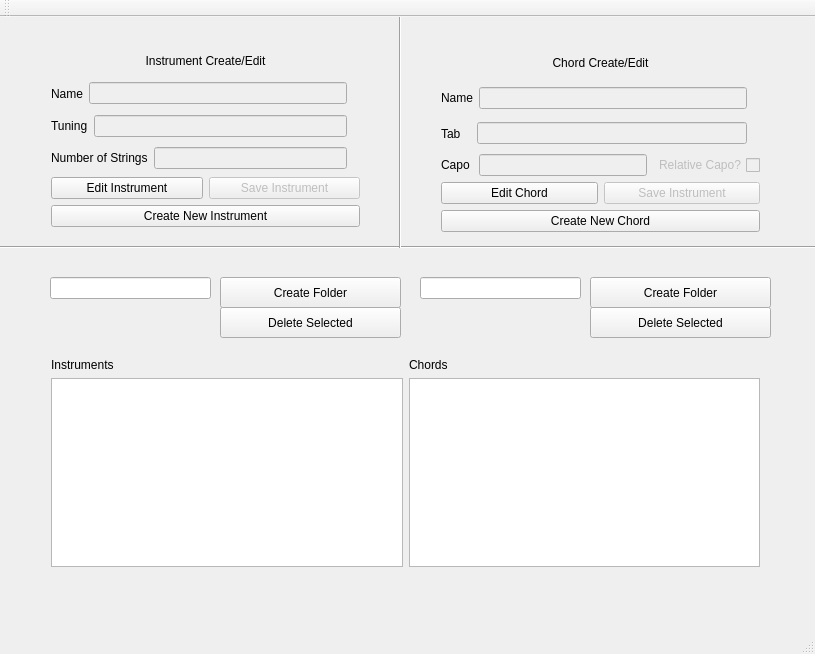
<?xml version="1.0" encoding="UTF-8"?>
<ui version="4.0">
 <class>MainWindow</class>
 <widget class="QMainWindow" name="MainWindow">
  <property name="geometry">
   <rect>
    <x>0</x>
    <y>0</y>
    <width>815</width>
    <height>654</height>
   </rect>
  </property>
  <property name="windowTitle">
   <string>Smart Guitar Chords</string>
  </property>
  <widget class="QWidget" name="centralWidget">
   <widget class="QWidget" name="layoutWidget">
    <property name="geometry">
     <rect>
      <x>40</x>
      <y>330</y>
      <width>731</width>
      <height>231</height>
     </rect>
    </property>
    <layout class="QHBoxLayout" name="horizontalLayout">
     <item>
      <layout class="QVBoxLayout" name="verticalLayout">
       <item>
        <widget class="QLabel" name="label">
         <property name="text">
          <string>Instruments</string>
         </property>
        </widget>
       </item>
       <item>
        <widget class="QTreeView" name="InstrumentTree">
         <attribute name="headerVisible">
          <bool>true</bool>
         </attribute>
         <attribute name="headerDefaultSectionSize">
          <number>150</number>
         </attribute>
         <attribute name="headerStretchLastSection">
          <bool>true</bool>
         </attribute>
        </widget>
       </item>
      </layout>
     </item>
     <item>
      <layout class="QVBoxLayout" name="verticalLayout_2">
       <item>
        <widget class="QLabel" name="label_2">
         <property name="text">
          <string>Chords</string>
         </property>
        </widget>
       </item>
       <item>
        <widget class="QTreeView" name="ChordTree">
         <attribute name="headerDefaultSectionSize">
          <number>150</number>
         </attribute>
        </widget>
       </item>
      </layout>
     </item>
    </layout>
   </widget>
   <widget class="QLabel" name="statusbar">
    <property name="geometry">
     <rect>
      <x>40</x>
      <y>580</y>
      <width>731</width>
      <height>16</height>
     </rect>
    </property>
    <property name="text">
     <string/>
    </property>
   </widget>
   <widget class="QPushButton" name="chord_folder_button">
    <property name="geometry">
     <rect>
      <x>590</x>
      <y>260</y>
      <width>181</width>
      <height>31</height>
     </rect>
    </property>
    <property name="text">
     <string>Create Folder</string>
    </property>
   </widget>
   <widget class="QPushButton" name="inst_folder_button">
    <property name="geometry">
     <rect>
      <x>220</x>
      <y>260</y>
      <width>181</width>
      <height>31</height>
     </rect>
    </property>
    <property name="text">
     <string>Create Folder</string>
    </property>
   </widget>
   <widget class="QLineEdit" name="inst_folder_name">
    <property name="geometry">
     <rect>
      <x>50</x>
      <y>260</y>
      <width>161</width>
      <height>22</height>
     </rect>
    </property>
   </widget>
   <widget class="QLineEdit" name="chord_folder_name">
    <property name="geometry">
     <rect>
      <x>420</x>
      <y>260</y>
      <width>161</width>
      <height>22</height>
     </rect>
    </property>
   </widget>
   <widget class="QPushButton" name="del_inst_button">
    <property name="geometry">
     <rect>
      <x>220</x>
      <y>290</y>
      <width>181</width>
      <height>31</height>
     </rect>
    </property>
    <property name="text">
     <string>Delete Selected</string>
    </property>
   </widget>
   <widget class="QPushButton" name="del_chord_button">
    <property name="geometry">
     <rect>
      <x>590</x>
      <y>290</y>
      <width>181</width>
      <height>31</height>
     </rect>
    </property>
    <property name="text">
     <string>Delete Selected</string>
    </property>
   </widget>
   <widget class="Line" name="line">
    <property name="geometry">
     <rect>
      <x>-10</x>
      <y>220</y>
      <width>831</width>
      <height>20</height>
     </rect>
    </property>
    <property name="orientation">
     <enum>Qt::Horizontal</enum>
    </property>
   </widget>
   <widget class="Line" name="line_2">
    <property name="geometry">
     <rect>
      <x>390</x>
      <y>-10</y>
      <width>20</width>
      <height>241</height>
     </rect>
    </property>
    <property name="orientation">
     <enum>Qt::Vertical</enum>
    </property>
   </widget>
   <widget class="QWidget" name="">
    <property name="geometry">
     <rect>
      <x>40</x>
      <y>20</y>
      <width>331</width>
      <height>201</height>
     </rect>
    </property>
    <layout class="QVBoxLayout" name="verticalLayout_3">
     <item>
      <widget class="QLabel" name="inst_edit_label">
       <property name="layoutDirection">
        <enum>Qt::LeftToRight</enum>
       </property>
       <property name="text">
        <string>Instrument Create/Edit</string>
       </property>
       <property name="alignment">
        <set>Qt::AlignCenter</set>
       </property>
      </widget>
     </item>
     <item>
      <layout class="QHBoxLayout" name="horizontalLayout_2">
       <item>
        <widget class="QLabel" name="inst_name_label">
         <property name="text">
          <string>Name</string>
         </property>
        </widget>
       </item>
       <item>
        <widget class="QLineEdit" name="inst_name_field">
         <property name="enabled">
          <bool>false</bool>
         </property>
        </widget>
       </item>
       <item>
        <widget class="QLabel" name="label_9">
         <property name="text">
          <string/>
         </property>
        </widget>
       </item>
      </layout>
     </item>
     <item>
      <layout class="QHBoxLayout" name="horizontalLayout_3">
       <item>
        <widget class="QLabel" name="inst_tuning_label">
         <property name="text">
          <string>Tuning</string>
         </property>
        </widget>
       </item>
       <item>
        <widget class="QLineEdit" name="inst_tuning_field">
         <property name="enabled">
          <bool>false</bool>
         </property>
        </widget>
       </item>
       <item>
        <widget class="QLabel" name="label_10">
         <property name="text">
          <string/>
         </property>
        </widget>
       </item>
      </layout>
     </item>
     <item>
      <layout class="QHBoxLayout" name="horizontalLayout_4">
       <item>
        <widget class="QLabel" name="inst_numstrings_label">
         <property name="text">
          <string>Number of Strings</string>
         </property>
        </widget>
       </item>
       <item>
        <widget class="QLineEdit" name="inst_numstrings_field">
         <property name="enabled">
          <bool>false</bool>
         </property>
        </widget>
       </item>
       <item>
        <widget class="QLabel" name="label_11">
         <property name="text">
          <string/>
         </property>
        </widget>
       </item>
      </layout>
     </item>
     <item>
      <layout class="QHBoxLayout" name="horizontalLayout_8">
       <item>
        <widget class="QPushButton" name="inst_cancel_button">
         <property name="enabled">
          <bool>true</bool>
         </property>
         <property name="text">
          <string>Edit Instrument</string>
         </property>
        </widget>
       </item>
       <item>
        <widget class="QPushButton" name="inst_save_button">
         <property name="enabled">
          <bool>false</bool>
         </property>
         <property name="text">
          <string>Save Instrument</string>
         </property>
        </widget>
       </item>
      </layout>
     </item>
     <item>
      <widget class="QPushButton" name="inst_create_button">
       <property name="text">
        <string>Create New Instrument</string>
       </property>
      </widget>
     </item>
    </layout>
   </widget>
   <widget class="QWidget" name="">
    <property name="geometry">
     <rect>
      <x>430</x>
      <y>20</y>
      <width>341</width>
      <height>206</height>
     </rect>
    </property>
    <layout class="QVBoxLayout" name="verticalLayout_4">
     <item>
      <widget class="QLabel" name="chord_edit_label">
       <property name="layoutDirection">
        <enum>Qt::LeftToRight</enum>
       </property>
       <property name="text">
        <string>Chord Create/Edit</string>
       </property>
       <property name="alignment">
        <set>Qt::AlignCenter</set>
       </property>
      </widget>
     </item>
     <item>
      <layout class="QHBoxLayout" name="horizontalLayout_5">
       <item>
        <widget class="QLabel" name="chord_name_label">
         <property name="text">
          <string>Name</string>
         </property>
        </widget>
       </item>
       <item>
        <widget class="QLineEdit" name="chord_name_field">
         <property name="enabled">
          <bool>false</bool>
         </property>
        </widget>
       </item>
       <item>
        <widget class="QLabel" name="label_12">
         <property name="text">
          <string/>
         </property>
        </widget>
       </item>
      </layout>
     </item>
     <item>
      <layout class="QHBoxLayout" name="horizontalLayout_6">
       <item>
        <widget class="QLabel" name="chord_tab_label">
         <property name="text">
          <string>Tab   </string>
         </property>
        </widget>
       </item>
       <item>
        <widget class="QLineEdit" name="chord_tab_field">
         <property name="enabled">
          <bool>false</bool>
         </property>
        </widget>
       </item>
       <item>
        <widget class="QLabel" name="label_13">
         <property name="text">
          <string/>
         </property>
        </widget>
       </item>
      </layout>
     </item>
     <item>
      <layout class="QHBoxLayout" name="horizontalLayout_7">
       <item>
        <widget class="QLabel" name="chord_capo_label">
         <property name="text">
          <string>Capo </string>
         </property>
        </widget>
       </item>
       <item>
        <widget class="QLineEdit" name="chord_capo_field">
         <property name="enabled">
          <bool>false</bool>
         </property>
        </widget>
       </item>
       <item>
        <widget class="QCheckBox" name="chord_relcapo_checkbox">
         <property name="enabled">
          <bool>false</bool>
         </property>
         <property name="layoutDirection">
          <enum>Qt::RightToLeft</enum>
         </property>
         <property name="text">
          <string>Relative Capo?</string>
         </property>
        </widget>
       </item>
      </layout>
     </item>
     <item>
      <layout class="QHBoxLayout" name="horizontalLayout_9">
       <item>
        <widget class="QPushButton" name="chord_cancel_button">
         <property name="enabled">
          <bool>true</bool>
         </property>
         <property name="text">
          <string>Edit Chord</string>
         </property>
        </widget>
       </item>
       <item>
        <widget class="QPushButton" name="chord_save_button">
         <property name="enabled">
          <bool>false</bool>
         </property>
         <property name="text">
          <string>Save Instrument</string>
         </property>
        </widget>
       </item>
      </layout>
     </item>
     <item>
      <widget class="QPushButton" name="chord_create_button">
       <property name="text">
        <string>Create New Chord</string>
       </property>
      </widget>
     </item>
    </layout>
   </widget>
  </widget>
  <widget class="QMenuBar" name="menuBar">
   <property name="geometry">
    <rect>
     <x>0</x>
     <y>0</y>
     <width>815</width>
     <height>22</height>
    </rect>
   </property>
  </widget>
  <widget class="QToolBar" name="mainToolBar">
   <attribute name="toolBarArea">
    <enum>TopToolBarArea</enum>
   </attribute>
   <attribute name="toolBarBreak">
    <bool>false</bool>
   </attribute>
  </widget>
  <widget class="QStatusBar" name="statusBar"/>
 </widget>
 <layoutdefault spacing="6" margin="11"/>
 <resources/>
 <connections/>
</ui>
